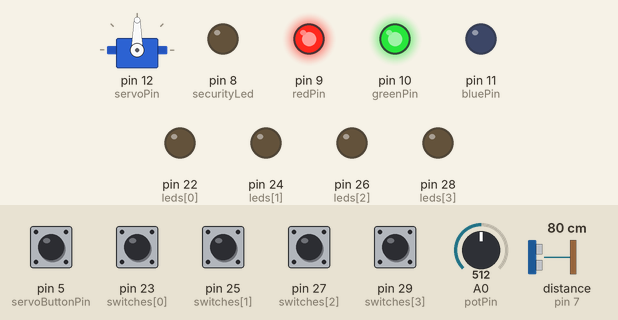
Bench run of a sketch on a simulated Arduino Mega 2560, built with avr-gcc and run on an emulated ATmega2560. Shown: servo, output pins drawn as LEDs (lit = HIGH). Wiring (inferred from the names in the program): ultrasonic range finder: trigger pin 6; echo pin 7. The test bench sets the inputs (shaded band); at power-on: pin 5 (servoButtonPin), pin 23 (switches[0]), pin 25 (switches[1]), pin 27 (switches[2]), pin 29 (switches[3]) HIGH, distance to the obstacle (sensor on pin 7) 80 cm, A0 (potPin) = 512. The echo pulse lasts 58.3 µs per cm; pins used as bus, display or sensor lines are not drawn.

Above: at 1.2 s.
1.3 s: distance to the obstacle (sensor on pin 7) set to 22 cm
2.8 s: distance to the obstacle (sensor on pin 7) set to 19 cm
At 3.5 s:
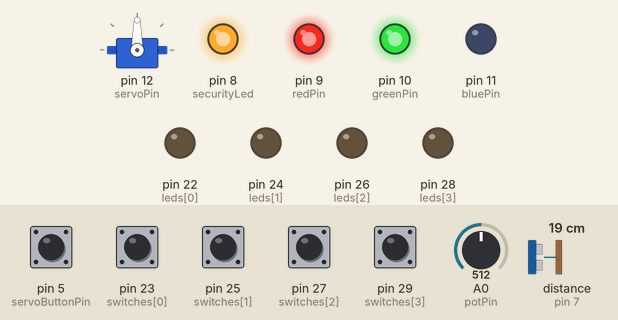
4.3 s: A0 (potPin) set to 668
5.8 s: A0 (potPin) set to 693
At 6.9 s:
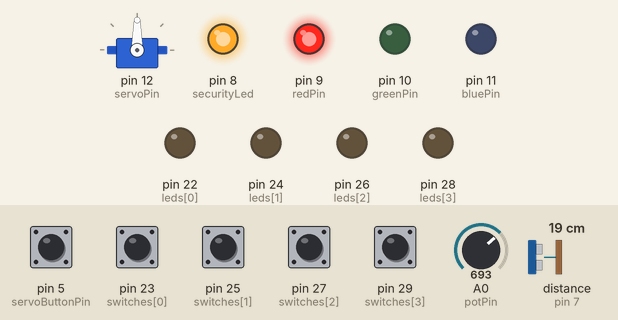
7.3 s: pin 23 (switches[0]) pulled LOW for 0.15 s
At 7.37 s:
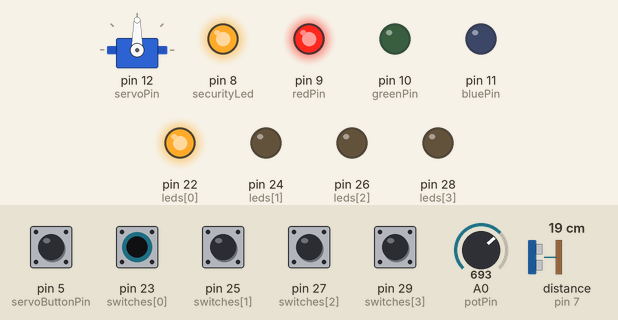
8.9 s: pin 25 (switches[1]) pulled LOW for 0.15 s
At 8.97 s:
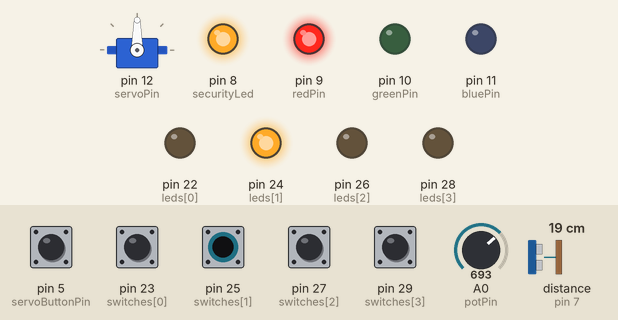
Timing chart, 0 to 11.5 s (numbered marks = the images above; inputs shaded):
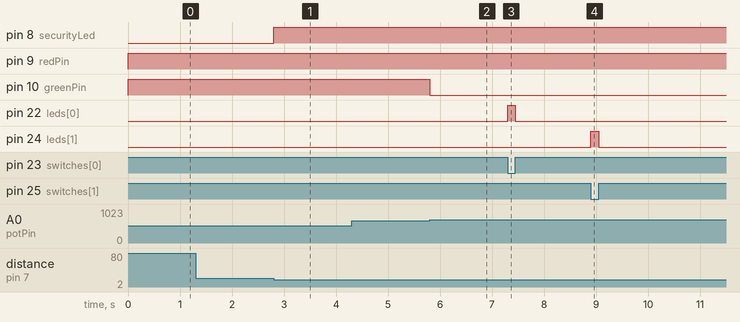

Measured:
- the behaviour switches between 21 and 20 cm on distance to the obstacle (sensor on pin 7) (found by bisection; images 0 and 1)
- the behaviour switches between 681 and 682 on A0 (potPin) (found by bisection; images 1 and 2)
- after the input at 1.3 s, every drawn part: stays the same
- after the input at 2.8 s, pin 8 (securityLed): LOW → HIGH at once
- after the input at 4.3 s, every drawn part: stays the same
- after the input at 5.8 s, pin 10 (greenPin): HIGH → LOW at once
- after the input at 7.3 s, pin 22 (leds[0]): LOW → HIGH at once, → LOW 0.15 s later
- after the input at 8.9 s, pin 24 (leds[1]): LOW → HIGH at once, → LOW 0.15 s later

The sketch:

smarthome.ino
```cpp
#include <Servo.h>

int leds[] = {22, 24, 26, 28};
int switches[] = {23, 25, 27, 29};

int redPin = 9;
int greenPin = 10;
int bluePin = 11;

int potPin = A0;

int trigPin = 6;
int echoPin = 7;
int securityLed = 8;

int servoPin = 12;
int servoButtonPin = 5;
Servo doorLock;

// Servo toggle
bool doorOpen = false;
bool lastButtonState = LOW;

void setup() {
  for (int i = 0; i < 4; i++) {
    pinMode(leds[i], OUTPUT);
    pinMode(switches[i], INPUT_PULLUP);  // PULLUP aktif
  }

  pinMode(redPin, OUTPUT);
  pinMode(greenPin, OUTPUT);
  pinMode(bluePin, OUTPUT);

  pinMode(trigPin, OUTPUT);
  pinMode(echoPin, INPUT);
  pinMode(securityLed, OUTPUT);

  doorLock.attach(servoPin);
  pinMode(servoButtonPin, INPUT_PULLUP); // PULLUP burada da önemli

  Serial.begin(9600);
}

void loop() {
  // Oda ışıkları kontrolü
  for (int i = 0; i < 4; i++) {
    bool pressed = digitalRead(switches[i]) == LOW;
    digitalWrite(leds[i], pressed ? HIGH : LOW);
  }

  // Sıcaklık simülasyonu (potansiyometre)
  int potValue = analogRead(potPin);
  int temp = map(potValue, 0, 1023, 0, 255);

  if (temp < 85) { // Soğuk
    analogWrite(redPin, 0);
    analogWrite(greenPin, 0);
    analogWrite(bluePin, 255);
  } else if (temp < 170) { // Ilık
    analogWrite(redPin, 255);
    analogWrite(greenPin, 255);
    analogWrite(bluePin, 0);
  } else { // Sıcak
    analogWrite(redPin, 255);
    analogWrite(greenPin, 0);
    analogWrite(bluePin, 0);
  }

  // Güvenlik sensörü
  digitalWrite(trigPin, LOW);
  delayMicroseconds(2);
  digitalWrite(trigPin, HIGH);
  delayMicroseconds(10);
  digitalWrite(trigPin, LOW);

  long duration = pulseIn(echoPin, HIGH);
  long distance = duration / 29 / 2;

  if (distance < 20) {
    digitalWrite(securityLed, HIGH);
  } else {
    digitalWrite(securityLed, LOW);
  }

  // Servo butonu toggle mantığıyla kontrol
  bool currentButtonState = digitalRead(servoButtonPin) == LOW;

  if (currentButtonState && !lastButtonState) {
    doorOpen = !doorOpen;
    doorLock.write(doorOpen ? 90 : 0);
    delay(300); // Debounce etkisi
  }

  lastButtonState = currentButtonState;
}
```
